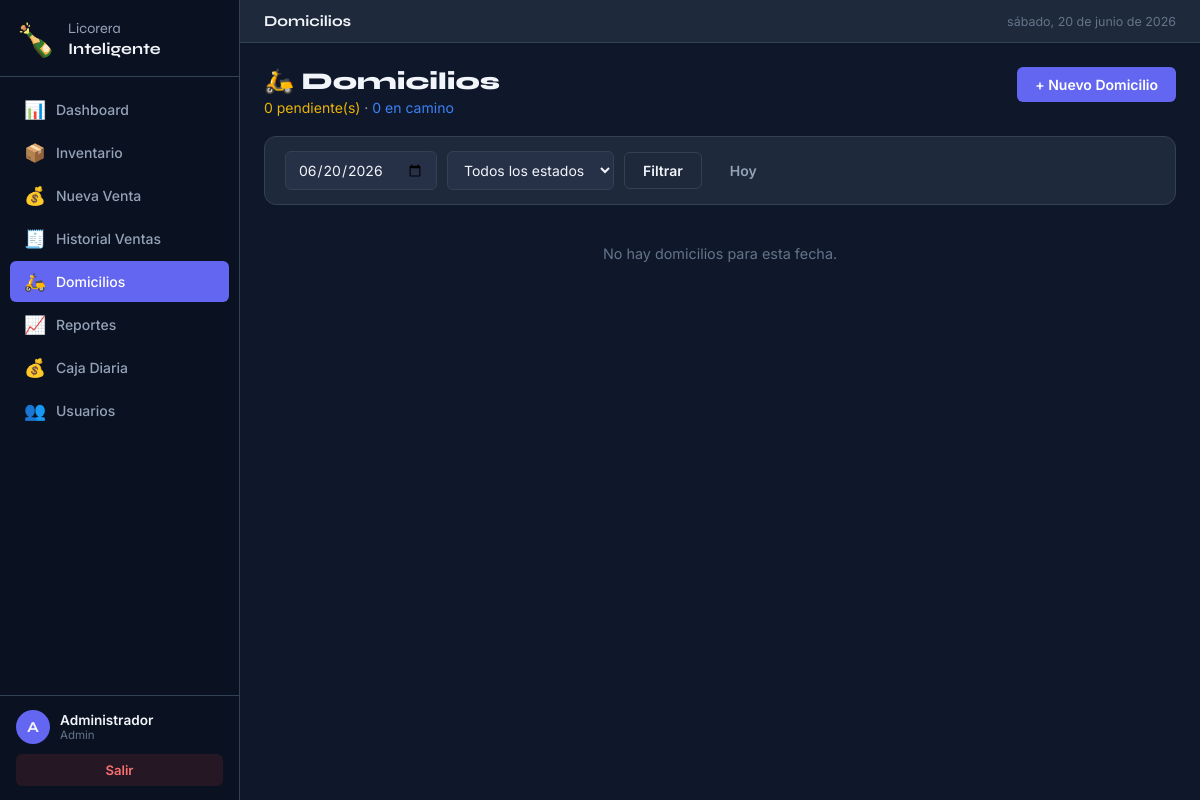
The app's page /deliveries/ (signed in) with its own data.
### models/user.py (models this page shows, shortened)
class User(UserMixin, db.Model):
    __tablename__ = 'users'
    id         = db.Column(db.Integer, primary_key=True)
    username   = db.Column(db.String(50), unique=True, nullable=False)
    full_name  = db.Column(db.String(100), nullable=False)
    password_hash = db.Column(db.String(256), nullable=False)
    role       = db.Column(db.String(20), default='empleado')  # 'admin' o 'empleado'
    created_at = db.Column(db.DateTime, default=datetime.utcnow)
    is_active  = db.Column(db.Boolean, default=True)
    def is_admin(self):
        return self.role == 'admin'

### routes/deliveries.py (the view)
@deliveries_bp.route('/')
@login_required
def index():
    status_filter = request.args.get('status', '')
    date_filter   = request.args.get('date', date.today().strftime('%Y-%m-%d'))
    try:
        filter_date = datetime.strptime(date_filter, '%Y-%m-%d')
        next_day    = filter_date + timedelta(days=1)
    except ValueError:
        filter_date = datetime.combine(date.today(), datetime.min.time())
        next_day    = filter_date + timedelta(days=1)
    query = Delivery.query.filter(
        Delivery.created_at >= filter_date,
        Delivery.created_at <  next_day
    )
    if status_filter:
        query = query.filter_by(status=status_filter)
    deliveries = query.order_by(Delivery.created_at.desc()).all()
    pending   = Delivery.query.filter_by(status='Pendiente').count()
    en_camino = Delivery.query.filter_by(status='En camino').count()
    return render_template(
        'deliveries/index.html',
        deliveries=deliveries,
        statuses=DELIVERY_STATUSES,
        status_filter=status_filter,
        date_filter=date_filter,
        pending=pending,
        en_camino=en_camino
    )

### app.py (called while the page is built)
@login_manager.user_loader
def load_user(user_id):
    return User.query.get(int(user_id))

### templates/deliveries/index.html (shortened to what this page needs)
{% extends 'base.html' %}
{% block page_title %}Domicilios{% endblock %}
{% block content %}
<div class="page-header">
  <div>
    <h2 class="page-title">🛵 Domicilios</h2>
    <p class="page-sub">
      <span class="text-warning">{{ pending }} pendiente(s)</span> ·
      <span class="text-info">{{ en_camino }} en camino</span>
    </p>
  </div>
  <a href="{{ url_for('deliveries.add') }}" class="btn btn-primary">+ Nuevo Domicilio</a>
</div>
<div class="card filters-card">
  <form method="GET" class="filters-form">
    <input class="form-input" type="date" name="date" value="{{ date_filter }}"/>
    <select class="form-input" name="status" onchange="this.form.submit()">
      <option value="">Todos los estados</option>
    </select>
    <button class="btn btn-outline" type="submit">Filtrar</button>
    <a href="{{ url_for('deliveries.index') }}" class="btn btn-ghost">Hoy</a>
  </form>
</div>
<div class="deliveries-grid">
  {% for d in deliveries %}
  <div class="delivery-card delivery-{{ d.status_color }}">
    <div class="delivery-header">
      <div>
        <div class="delivery-name">{{ d.customer_name }}</div>
        <div class="delivery-time">{{ d.created_at.strftime('%H:%M') }}</div>
      </div>
      <span class="badge badge-{{ d.status_color }}">{{ d.status }}</span>
    </div>
    <div class="delivery-info">
      <div>📍 {{ d.address }}</div>
      <div>📞 <a href="tel:{{ d.phone }}">{{ d.phone }}</a></div>
      {% if d.total %}<div>💵 ${{ "{:,.0f}".format(d.total) }}</div>{% endif %}
      {% if d.notes %}<div class="delivery-notes">📝 {{ d.notes }}</div>{% endif %}
    </div>
    <div class="delivery-actions">
      {% if d.status == 'Pendiente' %}
      <button class="btn btn-sm btn-info" onclick="updateStatus({{ d.id }}, 'En camino')">🛵 Despachar</button>
      {% elif d.status == 'En camino' %}
      <button class="btn btn-sm btn-success" onclick="updateStatus({{ d.id }}, 'Entregado')">✅ Entregado</button>
      {% endif %}
      <a href="{{ url_for('deliveries.edit', delivery_id=d.id) }}" class="btn btn-sm btn-outline">Editar</a>
      <form method="POST" action="{{ url_for('deliveries.delete', delivery_id=d.id) }}"
            onsubmit="return confirm('¿Eliminar este domicilio?')" style="display:inline">
        <button class="btn btn-sm btn-danger">Eliminar</button>
      </form>
    </div>
  </div>
  {% else %}
  <div class="empty-state" style="grid-column:1/-1">No hay domicilios para esta fecha.</div>
  {% endfor %}
</div>
{% endblock %}

### templates/base.html (shortened to what this page needs)
<!DOCTYPE html>
<html lang="es">
<head>
  <link rel="stylesheet" href="{{ url_for('static', filename='css/style.css') }}"/>
</head>
<body>
<aside class="sidebar" id="sidebar">
  <div class="sidebar-brand">
    <span class="brand-icon">🍾</span>
    <span class="brand-text">Licorera<br><strong>Inteligente</strong></span>
  </div>
  <nav class="sidebar-nav">
    <a href="{{ url_for('dashboard.index') }}" class="nav-item {% if request.blueprint == 'dashboard' %}active{% endif %}">
      <span class="nav-icon">📊</span><span class="nav-label">Dashboard</span>
    </a>
    <a href="{{ url_for('inventory.index') }}" class="nav-item {% if request.blueprint == 'inventory' %}active{% endif %}">
      <span class="nav-icon">📦</span><span class="nav-label">Inventario</span>
    </a>
    <a href="{{ url_for('sales.new') }}" class="nav-item {% if request.blueprint == 'sales' and request.endpoint == 'sales.new' %}active{% endif %}">
      <span class="nav-icon">💰</span><span class="nav-label">Nueva Venta</span>
    </a>
    <a href="{{ url_for('sales.index') }}" class="nav-item {% if request.blueprint == 'sales' and request.endpoint == 'sales.index' %}active{% endif %}">
      <span class="nav-icon">🧾</span><span class="nav-label">Historial Ventas</span>
    </a>
    <a href="{{ url_for('deliveries.index') }}" class="nav-item {% if request.blueprint == 'deliveries' %}active{% endif %}">
      <span class="nav-icon">🛵</span><span class="nav-label">Domicilios</span>
    </a>
    <a href="{{ url_for('reports.index') }}" class="nav-item {% if request.blueprint == 'reports' %}active{% endif %}">
      <span class="nav-icon">📈</span><span class="nav-label">Reportes</span>
    </a>
    <a href="{{ url_for('cashregister.index') }}" class="nav-item {% if request.blueprint == 'cashregister' %}active{% endif %}">
      <span class="nav-icon">💰</span><span class="nav-label">Caja Diaria</span>
    </a>
    {% if current_user.is_admin() %}
    <a href="{{ url_for('auth.users') }}" class="nav-item {% if request.blueprint == 'auth' and request.endpoint != 'auth.login' %}active{% endif %}">
      <span class="nav-icon">👥</span><span class="nav-label">Usuarios</span>
    </a>
    {% endif %}
  </nav>
  <div class="sidebar-footer">
    <div class="user-info">
      <div class="user-avatar">{{ current_user.full_name[0] }}</div>
      <div>
        <div class="user-name">{{ current_user.full_name }}</div>
        <div class="user-role">{{ current_user.role|capitalize }}</div>
      </div>
    </div>
    <a href="{{ url_for('auth.logout') }}" class="logout-btn">Salir</a>
  </div>
</aside>
<main class="main-content">
  <div class="topbar">
    <span class="topbar-title">{% block page_title %}{% endblock %}</span>
    <span class="topbar-date" id="current-date"></span>
  </div>
  <div class="page-content">
    {% block content %}{% endblock %}
  </div>
</main>
</body>
</html>

### records on screen
User: full_name "A", full_name "Administrador", role "Admin"

### other values on screen
{{ pending }} "0"
{{ en_camino }} "0"
